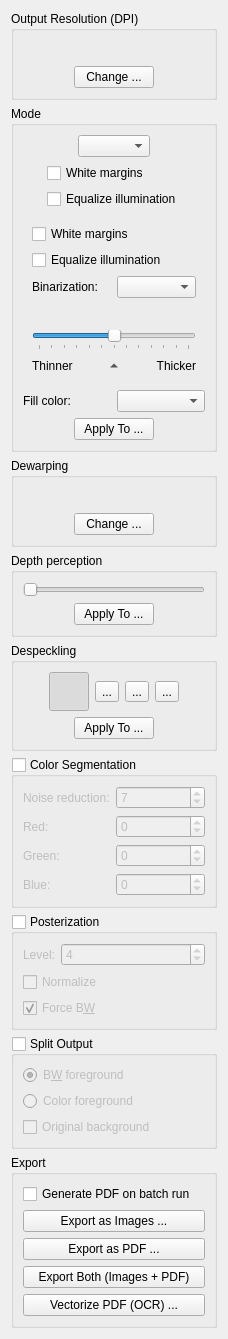
<?xml version="1.0" encoding="UTF-8"?>
<ui version="4.0">
 <class>OutputOptionsWidget</class>
 <widget class="QWidget" name="OutputOptionsWidget">
  <property name="geometry">
   <rect>
    <x>0</x>
    <y>0</y>
    <width>228</width>
    <height>621</height>
   </rect>
  </property>
  <property name="windowTitle">
   <string>Form</string>
  </property>
  <layout class="QVBoxLayout" name="verticalLayout_6">
   <item>
    <widget class="QGroupBox" name="dpiPanel">
     <property name="title">
      <string>Output Resolution (DPI)</string>
     </property>
     <layout class="QVBoxLayout" name="verticalLayout_2">
      <item>
       <layout class="QHBoxLayout" name="horizontalLayout_3">
        <item>
         <spacer name="horizontalSpacer_5">
          <property name="orientation">
           <enum>Qt::Horizontal</enum>
          </property>
          <property name="sizeHint" stdset="0">
           <size>
            <width>0</width>
            <height>20</height>
           </size>
          </property>
         </spacer>
        </item>
        <item>
         <widget class="QLabel" name="dpiLabel">
          <property name="text">
           <string/>
          </property>
         </widget>
        </item>
        <item>
         <spacer name="horizontalSpacer_6">
          <property name="orientation">
           <enum>Qt::Horizontal</enum>
          </property>
          <property name="sizeHint" stdset="0">
           <size>
            <width>0</width>
            <height>20</height>
           </size>
          </property>
         </spacer>
        </item>
       </layout>
      </item>
      <item>
       <layout class="QHBoxLayout" name="horizontalLayout_4">
        <item>
         <spacer name="horizontalSpacer_7">
          <property name="orientation">
           <enum>Qt::Horizontal</enum>
          </property>
          <property name="sizeHint" stdset="0">
           <size>
            <width>0</width>
            <height>20</height>
           </size>
          </property>
         </spacer>
        </item>
        <item>
         <widget class="QPushButton" name="changeDpiButton">
          <property name="text">
           <string>Change ...</string>
          </property>
         </widget>
        </item>
        <item>
         <spacer name="horizontalSpacer_8">
          <property name="orientation">
           <enum>Qt::Horizontal</enum>
          </property>
          <property name="sizeHint" stdset="0">
           <size>
            <width>0</width>
            <height>20</height>
           </size>
          </property>
         </spacer>
        </item>
       </layout>
      </item>
     </layout>
    </widget>
   </item>
   <item>
    <widget class="CollapsibleGroupBox" name="modePanel">
     <property name="title">
      <string>Mode</string>
     </property>
     <property name="flat">
      <bool>false</bool>
     </property>
     <property name="checkable">
      <bool>false</bool>
     </property>
     <layout class="QVBoxLayout" name="verticalLayout_4">
      <item>
       <layout class="QHBoxLayout" name="horizontalLayout_2">
        <item>
         <spacer name="horizontalSpacer">
          <property name="orientation">
           <enum>Qt::Horizontal</enum>
          </property>
          <property name="sizeHint" stdset="0">
           <size>
            <width>0</width>
            <height>20</height>
           </size>
          </property>
         </spacer>
        </item>
        <item>
         <widget class="QComboBox" name="colorModeSelector"/>
        </item>
        <item>
         <spacer name="horizontalSpacer_2">
          <property name="orientation">
           <enum>Qt::Horizontal</enum>
          </property>
          <property name="sizeHint" stdset="0">
           <size>
            <width>0</width>
            <height>20</height>
           </size>
          </property>
         </spacer>
        </item>
       </layout>
      </item>
      <item>
       <widget class="QWidget" name="colorGrayscaleOptions" native="true">
        <layout class="QHBoxLayout" name="horizontalLayout_6">
         <property name="margin">
          <number>0</number>
         </property>
         <item>
          <spacer name="horizontalSpacer_13">
           <property name="orientation">
            <enum>Qt::Horizontal</enum>
           </property>
           <property name="sizeHint" stdset="0">
            <size>
             <width>13</width>
             <height>17</height>
            </size>
           </property>
          </spacer>
         </item>
         <item>
          <layout class="QVBoxLayout" name="verticalLayout_3">
           <item>
            <widget class="QCheckBox" name="whiteMarginsCB">
             <property name="text">
              <string>White margins</string>
             </property>
            </widget>
           </item>
           <item>
            <widget class="QCheckBox" name="equalizeIlluminationCB">
             <property name="text">
              <string>Equalize illumination</string>
             </property>
            </widget>
           </item>
          </layout>
         </item>
         <item>
          <spacer name="horizontalSpacer_14">
           <property name="orientation">
            <enum>Qt::Horizontal</enum>
           </property>
           <property name="sizeHint" stdset="0">
            <size>
             <width>13</width>
             <height>17</height>
            </size>
           </property>
          </spacer>
         </item>
        </layout>
       </widget>
      </item>
      <item>
       <widget class="QWidget" name="bwOptions" native="true">
        <layout class="QVBoxLayout" name="verticalLayout">
         <item>
          <widget class="QCheckBox" name="bwWhiteMarginsCB">
           <property name="text">
            <string>White margins</string>
           </property>
          </widget>
         </item>
         <item>
          <widget class="QCheckBox" name="bwEqualizeIlluminationCB">
           <property name="text">
            <string>Equalize illumination</string>
           </property>
          </widget>
         </item>
         <item>
          <layout class="QHBoxLayout" name="horizontalLayout_binarization">
           <item>
            <widget class="QLabel" name="binarizationLabel">
             <property name="text">
              <string>Binarization:</string>
             </property>
            </widget>
           </item>
           <item>
            <widget class="QComboBox" name="thresholdMethodBox"/>
           </item>
          </layout>
         </item>
         <item>
          <layout class="QHBoxLayout" name="horizontalLayout_12">
           <item>
            <spacer name="horizontalSpacer_22">
             <property name="orientation">
              <enum>Qt::Horizontal</enum>
             </property>
             <property name="sizeHint" stdset="0">
              <size>
               <width>40</width>
               <height>20</height>
              </size>
             </property>
            </spacer>
           </item>
           <item>
            <widget class="QLabel" name="thresholLabel">
             <property name="text">
              <string/>
             </property>
            </widget>
           </item>
           <item>
            <spacer name="horizontalSpacer_21">
             <property name="orientation">
              <enum>Qt::Horizontal</enum>
             </property>
             <property name="sizeHint" stdset="0">
              <size>
               <width>40</width>
               <height>20</height>
              </size>
             </property>
            </spacer>
           </item>
          </layout>
         </item>
         <item>
          <widget class="QSlider" name="thresholdSlider">
           <property name="minimum">
            <number>-30</number>
           </property>
           <property name="maximum">
            <number>30</number>
           </property>
           <property name="pageStep">
            <number>5</number>
           </property>
           <property name="tracking">
            <bool>true</bool>
           </property>
           <property name="orientation">
            <enum>Qt::Horizontal</enum>
           </property>
           <property name="invertedAppearance">
            <bool>false</bool>
           </property>
           <property name="invertedControls">
            <bool>false</bool>
           </property>
           <property name="tickPosition">
            <enum>QSlider::TicksBelow</enum>
           </property>
          </widget>
         </item>
         <item>
          <layout class="QHBoxLayout" name="horizontalLayout_7">
           <property name="spacing">
            <number>0</number>
           </property>
           <item>
            <widget class="QLabel" name="lighterThresholdLink">
             <property name="text">
              <string>Thinner</string>
             </property>
            </widget>
           </item>
           <item>
            <widget class="QToolButton" name="neutralThresholdBtn">
             <property name="cursor">
              <cursorShape>PointingHandCursor</cursorShape>
             </property>
             <property name="text">
              <string/>
             </property>
             <property name="iconSize">
              <size>
               <width>12</width>
               <height>12</height>
              </size>
             </property>
             <property name="toolButtonStyle">
              <enum>Qt::ToolButtonIconOnly</enum>
             </property>
             <property name="autoRaise">
              <bool>true</bool>
             </property>
             <property name="arrowType">
              <enum>Qt::UpArrow</enum>
             </property>
            </widget>
           </item>
           <item>
            <widget class="QLabel" name="darkerThresholdLink">
             <property name="text">
              <string>Thicker</string>
             </property>
             <property name="alignment">
              <set>Qt::AlignRight|Qt::AlignTrailing|Qt::AlignVCenter</set>
             </property>
            </widget>
           </item>
          </layout>
         </item>
        </layout>
       </widget>
      </item>
      <item>
       <layout class="QHBoxLayout" name="horizontalLayout_fillcolor">
        <item>
         <widget class="QLabel" name="fillColorLabel">
          <property name="text">
           <string>Fill color:</string>
          </property>
         </widget>
        </item>
        <item>
         <widget class="QComboBox" name="fillColorBox"/>
        </item>
       </layout>
      </item>
      <item>
       <layout class="QHBoxLayout" name="horizontalLayout_5">
        <item>
         <spacer name="horizontalSpacer_9">
          <property name="orientation">
           <enum>Qt::Horizontal</enum>
          </property>
          <property name="sizeHint" stdset="0">
           <size>
            <width>0</width>
            <height>20</height>
           </size>
          </property>
         </spacer>
        </item>
        <item>
         <widget class="QPushButton" name="applyColorsButton">
          <property name="text">
           <string>Apply To ...</string>
          </property>
         </widget>
        </item>
        <item>
         <spacer name="horizontalSpacer_10">
          <property name="orientation">
           <enum>Qt::Horizontal</enum>
          </property>
          <property name="sizeHint" stdset="0">
           <size>
            <width>0</width>
            <height>20</height>
           </size>
          </property>
         </spacer>
        </item>
       </layout>
      </item>
     </layout>
    </widget>
   </item>
   <item>
    <widget class="QGroupBox" name="dewarpingPanel">
     <property name="title">
      <string>Dewarping</string>
     </property>
     <layout class="QVBoxLayout" name="verticalLayout_7">
      <item>
       <layout class="QHBoxLayout" name="horizontalLayout_11">
        <item>
         <spacer name="horizontalSpacer_19">
          <property name="orientation">
           <enum>Qt::Horizontal</enum>
          </property>
          <property name="sizeHint" stdset="0">
           <size>
            <width>0</width>
            <height>20</height>
           </size>
          </property>
         </spacer>
        </item>
        <item>
         <widget class="QLabel" name="dewarpingStatusLabel">
          <property name="text">
           <string/>
          </property>
         </widget>
        </item>
        <item>
         <spacer name="horizontalSpacer_20">
          <property name="orientation">
           <enum>Qt::Horizontal</enum>
          </property>
          <property name="sizeHint" stdset="0">
           <size>
            <width>0</width>
            <height>20</height>
           </size>
          </property>
         </spacer>
        </item>
       </layout>
      </item>
      <item>
       <layout class="QHBoxLayout" name="horizontalLayout_8">
        <item>
         <spacer name="horizontalSpacer_17">
          <property name="orientation">
           <enum>Qt::Horizontal</enum>
          </property>
          <property name="sizeHint" stdset="0">
           <size>
            <width>40</width>
            <height>20</height>
           </size>
          </property>
         </spacer>
        </item>
        <item>
         <widget class="QPushButton" name="changeDewarpingButton">
          <property name="text">
           <string>Change ...</string>
          </property>
         </widget>
        </item>
        <item>
         <spacer name="horizontalSpacer_18">
          <property name="orientation">
           <enum>Qt::Horizontal</enum>
          </property>
          <property name="sizeHint" stdset="0">
           <size>
            <width>40</width>
            <height>20</height>
           </size>
          </property>
         </spacer>
        </item>
       </layout>
      </item>
     </layout>
    </widget>
   </item>
   <item>
    <widget class="QGroupBox" name="depthPerceptionPanel">
     <property name="title">
      <string>Depth perception</string>
     </property>
     <layout class="QVBoxLayout" name="verticalLayout_8">
      <item>
       <widget class="QSlider" name="depthPerceptionSlider">
        <property name="minimum">
         <number>10</number>
        </property>
        <property name="maximum">
         <number>30</number>
        </property>
        <property name="pageStep">
         <number>5</number>
        </property>
        <property name="value">
         <number>10</number>
        </property>
        <property name="orientation">
         <enum>Qt::Horizontal</enum>
        </property>
       </widget>
      </item>
      <item>
       <layout class="QHBoxLayout" name="horizontalLayout_10">
        <item>
         <spacer name="horizontalSpacer_3">
          <property name="orientation">
           <enum>Qt::Horizontal</enum>
          </property>
          <property name="sizeHint" stdset="0">
           <size>
            <width>40</width>
            <height>20</height>
           </size>
          </property>
         </spacer>
        </item>
        <item>
         <widget class="QPushButton" name="applyDepthPerceptionButton">
          <property name="text">
           <string>Apply To ...</string>
          </property>
         </widget>
        </item>
        <item>
         <spacer name="horizontalSpacer_4">
          <property name="orientation">
           <enum>Qt::Horizontal</enum>
          </property>
          <property name="sizeHint" stdset="0">
           <size>
            <width>40</width>
            <height>20</height>
           </size>
          </property>
         </spacer>
        </item>
       </layout>
      </item>
     </layout>
    </widget>
   </item>
   <item>
    <widget class="CollapsibleGroupBox" name="despecklePanel">
     <property name="title">
      <string>Despeckling</string>
     </property>
     <layout class="QVBoxLayout" name="verticalLayout_5">
      <item>
       <layout class="QHBoxLayout" name="horizontalLayout">
        <property name="spacing">
         <number>6</number>
        </property>
        <item>
         <spacer name="horizontalSpacer_11">
          <property name="orientation">
           <enum>Qt::Horizontal</enum>
          </property>
          <property name="sizeHint" stdset="0">
           <size>
            <width>40</width>
            <height>20</height>
           </size>
          </property>
         </spacer>
        </item>
        <item>
         <widget class="QToolButton" name="despeckleOffBtn">
          <property name="statusTip">
           <string>No despeckling</string>
          </property>
          <property name="text">
           <string/>
          </property>
          <property name="iconSize">
           <size>
            <width>32</width>
            <height>32</height>
           </size>
          </property>
          <property name="checkable">
           <bool>true</bool>
          </property>
          <property name="checked">
           <bool>true</bool>
          </property>
          <property name="autoExclusive">
           <bool>true</bool>
          </property>
         </widget>
        </item>
        <item>
         <widget class="QToolButton" name="despeckleCautiousBtn">
          <property name="statusTip">
           <string>Cautious despeckling</string>
          </property>
          <property name="text">
           <string>...</string>
          </property>
          <property name="icon">
           <iconset resource="../../../resources/resources.qrc">
            <normaloff>:/icons/despeckle-cautious.png.png</normaloff>:/icons/despeckle-cautious.png.png</iconset>
          </property>
          <property name="iconSize">
           <size>
            <width>32</width>
            <height>32</height>
           </size>
          </property>
          <property name="checkable">
           <bool>true</bool>
          </property>
          <property name="autoExclusive">
           <bool>true</bool>
          </property>
         </widget>
        </item>
        <item>
         <widget class="QToolButton" name="despeckleNormalBtn">
          <property name="statusTip">
           <string>Normal despeckling</string>
          </property>
          <property name="text">
           <string>...</string>
          </property>
          <property name="icon">
           <iconset resource="../../../resources/resources.qrc">
            <normaloff>:/icons/despeckle-normal.png.png</normaloff>:/icons/despeckle-normal.png.png</iconset>
          </property>
          <property name="iconSize">
           <size>
            <width>32</width>
            <height>32</height>
           </size>
          </property>
          <property name="checkable">
           <bool>true</bool>
          </property>
          <property name="autoExclusive">
           <bool>true</bool>
          </property>
         </widget>
        </item>
        <item>
         <widget class="QToolButton" name="despeckleAggressiveBtn">
          <property name="statusTip">
           <string>Aggressive despeckling</string>
          </property>
          <property name="text">
           <string>...</string>
          </property>
          <property name="icon">
           <iconset resource="../../../resources/resources.qrc">
            <normaloff>:/icons/despeckle-aggressive.png.png</normaloff>:/icons/despeckle-aggressive.png.png</iconset>
          </property>
          <property name="iconSize">
           <size>
            <width>32</width>
            <height>32</height>
           </size>
          </property>
          <property name="checkable">
           <bool>true</bool>
          </property>
          <property name="autoExclusive">
           <bool>true</bool>
          </property>
         </widget>
        </item>
        <item>
         <spacer name="horizontalSpacer_12">
          <property name="orientation">
           <enum>Qt::Horizontal</enum>
          </property>
          <property name="sizeHint" stdset="0">
           <size>
            <width>40</width>
            <height>20</height>
           </size>
          </property>
         </spacer>
        </item>
       </layout>
      </item>
      <item>
       <layout class="QHBoxLayout" name="horizontalLayout_9">
        <item>
         <spacer name="horizontalSpacer_15">
          <property name="orientation">
           <enum>Qt::Horizontal</enum>
          </property>
          <property name="sizeHint" stdset="0">
           <size>
            <width>0</width>
            <height>20</height>
           </size>
          </property>
         </spacer>
        </item>
        <item>
         <widget class="QPushButton" name="applyDespeckleButton">
          <property name="text">
           <string>Apply To ...</string>
          </property>
         </widget>
        </item>
        <item>
         <spacer name="horizontalSpacer_16">
          <property name="orientation">
           <enum>Qt::Horizontal</enum>
          </property>
          <property name="sizeHint" stdset="0">
           <size>
            <width>0</width>
            <height>20</height>
           </size>
          </property>
         </spacer>
        </item>
       </layout>
      </item>
     </layout>
    </widget>
   </item>
   <item>
    <widget class="CollapsibleGroupBox" name="colorSegmentationPanel">
     <property name="title">
      <string>Color Segmentation</string>
     </property>
     <property name="checkable">
      <bool>true</bool>
     </property>
     <property name="checked">
      <bool>false</bool>
     </property>
     <layout class="QFormLayout" name="formLayout_seg">
      <item row="0" column="0">
       <widget class="QLabel" name="noiseReductionLabel">
        <property name="text">
         <string>Noise reduction:</string>
        </property>
       </widget>
      </item>
      <item row="0" column="1">
       <widget class="QSpinBox" name="noiseReductionSB">
        <property name="minimum">
         <number>0</number>
        </property>
        <property name="maximum">
         <number>100</number>
        </property>
        <property name="value">
         <number>7</number>
        </property>
       </widget>
      </item>
      <item row="1" column="0">
       <widget class="QLabel" name="redAdjLabel">
        <property name="text">
         <string>Red:</string>
        </property>
       </widget>
      </item>
      <item row="1" column="1">
       <widget class="QSpinBox" name="redAdjSB">
        <property name="minimum">
         <number>-255</number>
        </property>
        <property name="maximum">
         <number>255</number>
        </property>
       </widget>
      </item>
      <item row="2" column="0">
       <widget class="QLabel" name="greenAdjLabel">
        <property name="text">
         <string>Green:</string>
        </property>
       </widget>
      </item>
      <item row="2" column="1">
       <widget class="QSpinBox" name="greenAdjSB">
        <property name="minimum">
         <number>-255</number>
        </property>
        <property name="maximum">
         <number>255</number>
        </property>
       </widget>
      </item>
      <item row="3" column="0">
       <widget class="QLabel" name="blueAdjLabel">
        <property name="text">
         <string>Blue:</string>
        </property>
       </widget>
      </item>
      <item row="3" column="1">
       <widget class="QSpinBox" name="blueAdjSB">
        <property name="minimum">
         <number>-255</number>
        </property>
        <property name="maximum">
         <number>255</number>
        </property>
       </widget>
      </item>
     </layout>
    </widget>
   </item>
   <item>
    <widget class="CollapsibleGroupBox" name="posterizationPanel">
     <property name="title">
      <string>Posterization</string>
     </property>
     <property name="checkable">
      <bool>true</bool>
     </property>
     <property name="checked">
      <bool>false</bool>
     </property>
     <layout class="QFormLayout" name="formLayout_post">
      <item row="0" column="0">
       <widget class="QLabel" name="posterizeLevelLabel">
        <property name="text">
         <string>Level:</string>
        </property>
       </widget>
      </item>
      <item row="0" column="1">
       <widget class="QSpinBox" name="posterizeLevelSB">
        <property name="minimum">
         <number>2</number>
        </property>
        <property name="maximum">
         <number>255</number>
        </property>
        <property name="value">
         <number>4</number>
        </property>
       </widget>
      </item>
      <item row="1" column="0" colspan="2">
       <widget class="QCheckBox" name="posterizeNormalizeCB">
        <property name="text">
         <string>Normalize</string>
        </property>
       </widget>
      </item>
      <item row="2" column="0" colspan="2">
       <widget class="QCheckBox" name="posterizeForceBWCB">
        <property name="text">
         <string>Force B&amp;W</string>
        </property>
        <property name="checked">
         <bool>true</bool>
        </property>
       </widget>
      </item>
     </layout>
    </widget>
   </item>
   <item>
    <widget class="CollapsibleGroupBox" name="splittingPanel">
     <property name="title">
      <string>Split Output</string>
     </property>
     <property name="checkable">
      <bool>true</bool>
     </property>
     <property name="checked">
      <bool>false</bool>
     </property>
     <layout class="QVBoxLayout" name="verticalLayout_split">
      <item>
       <widget class="QRadioButton" name="bwForegroundRB">
        <property name="text">
         <string>B&amp;W foreground</string>
        </property>
        <property name="checked">
         <bool>true</bool>
        </property>
       </widget>
      </item>
      <item>
       <widget class="QRadioButton" name="colorForegroundRB">
        <property name="text">
         <string>Color foreground</string>
        </property>
       </widget>
      </item>
      <item>
       <widget class="QCheckBox" name="originalBackgroundCB">
        <property name="text">
         <string>Original background</string>
        </property>
       </widget>
      </item>
     </layout>
    </widget>
   </item>
   <item>
    <widget class="QGroupBox" name="exportPanel">
     <property name="title">
      <string>Export</string>
     </property>
     <layout class="QVBoxLayout" name="verticalLayout_export">
      <item>
       <widget class="QCheckBox" name="autoGeneratePdfCB">
        <property name="text">
         <string>Generate PDF on batch run</string>
        </property>
        <property name="toolTip">
         <string>When checked, a PDF will be automatically generated in out/PDF/ after batch processing completes</string>
        </property>
       </widget>
      </item>
      <item>
       <widget class="QPushButton" name="exportImagesBtn">
        <property name="text">
         <string>Export as Images ...</string>
        </property>
       </widget>
      </item>
      <item>
       <widget class="QPushButton" name="exportPdfBtn">
        <property name="text">
         <string>Export as PDF ...</string>
        </property>
       </widget>
      </item>
      <item>
       <widget class="QPushButton" name="exportBothBtn">
        <property name="text">
         <string>Export Both (Images + PDF)</string>
        </property>
       </widget>
      </item>
      <item>
       <widget class="QPushButton" name="vectorizePdfBtn">
        <property name="text">
         <string>Vectorize PDF (OCR) ...</string>
        </property>
        <property name="toolTip">
         <string>Create a searchable PDF with OCR text overlay (requires Tesseract)</string>
        </property>
       </widget>
      </item>
     </layout>
    </widget>
   </item>
   <item>
    <spacer name="verticalSpacer_2">
     <property name="orientation">
      <enum>Qt::Vertical</enum>
     </property>
     <property name="sizeHint" stdset="0">
      <size>
       <width>20</width>
       <height>40</height>
      </size>
     </property>
    </spacer>
   </item>
  </layout>
 </widget>
 <customwidgets>
  <customwidget>
   <class>CollapsibleGroupBox</class>
   <extends>QGroupBox</extends>
   <header>CollapsibleGroupBox.h</header>
  </customwidget>
 </customwidgets>
 <resources>
  <include location="../../../resources/resources.qrc"/>
 </resources>
 <connections/>
</ui>
